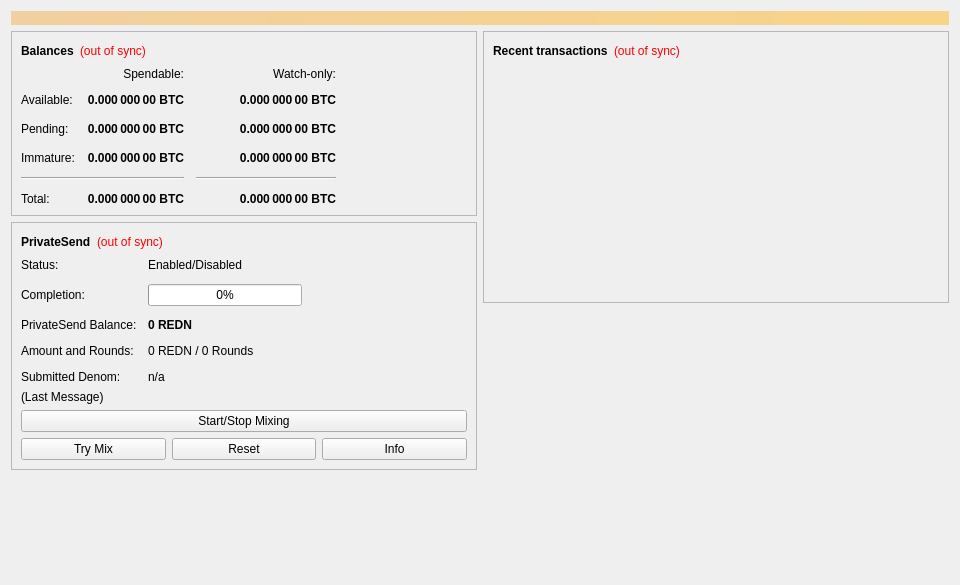
<?xml version="1.0" encoding="UTF-8"?>
<ui version="4.0">
 <class>OverviewPage</class>
 <widget class="QWidget" name="OverviewPage">
  <property name="geometry">
   <rect>
    <x>0</x>
    <y>0</y>
    <width>960</width>
    <height>585</height>
   </rect>
  </property>
  <property name="minimumSize">
   <size>
    <width>960</width>
    <height>0</height>
   </size>
  </property>
  <property name="windowTitle">
   <string>Form</string>
  </property>
  <layout class="QVBoxLayout" name="topLayout">
   <item>
    <widget class="QLabel" name="labelAlerts">
     <property name="visible">
      <bool>false</bool>
     </property>
     <property name="styleSheet">
      <string notr="true">background-color: qlineargradient(x1: 0, y1: 0, x2: 1, y2: 0, stop:0 #F0D0A0, stop:1 #F8D488); color:#000000;</string>
     </property>
     <property name="wordWrap">
      <bool>true</bool>
     </property>
     <property name="margin">
      <number>3</number>
     </property>
    </widget>
   </item>
   <item>
    <layout class="QHBoxLayout" name="horizontalLayout" stretch="1,1">
     <item>
      <layout class="QVBoxLayout" name="verticalLayout_2">
       <item>
        <widget class="QFrame" name="frame">
         <property name="frameShape">
          <enum>QFrame::StyledPanel</enum>
         </property>
         <property name="frameShadow">
          <enum>QFrame::Raised</enum>
         </property>
         <layout class="QVBoxLayout" name="verticalLayout_4">
          <item>
           <layout class="QHBoxLayout" name="horizontalLayout_4">
            <item>
             <widget class="QLabel" name="label_5">
              <property name="font">
               <font>
                <weight>75</weight>
                <bold>true</bold>
               </font>
              </property>
              <property name="text">
               <string>Balances</string>
              </property>
             </widget>
            </item>
            <item>
             <widget class="QLabel" name="labelWalletStatus">
              <property name="toolTip">
               <string>The displayed information may be out of date. Your wallet automatically synchronizes with the Reef network after a connection is established, but this process has not completed yet.</string>
              </property>
              <property name="styleSheet">
               <string notr="true">QLabel { color: red; }</string>
              </property>
              <property name="text">
               <string notr="true">(out of sync)</string>
              </property>
              <property name="alignment">
               <set>Qt::AlignLeading|Qt::AlignLeft|Qt::AlignVCenter</set>
              </property>
             </widget>
            </item>
            <item>
             <spacer name="horizontalSpacer_3">
              <property name="orientation">
               <enum>Qt::Horizontal</enum>
              </property>
              <property name="sizeHint" stdset="0">
               <size>
                <width>40</width>
                <height>20</height>
               </size>
              </property>
             </spacer>
            </item>
           </layout>
          </item>
          <item>
           <layout class="QGridLayout" name="gridLayout">
            <property name="spacing">
             <number>12</number>
            </property>
            <item row="2" column="2">
             <widget class="QLabel" name="labelWatchPending">
              <property name="font">
               <font>
                <weight>75</weight>
                <bold>true</bold>
               </font>
              </property>
              <property name="cursor">
               <cursorShape>IBeamCursor</cursorShape>
              </property>
              <property name="toolTip">
               <string>Unconfirmed transactions to watch-only addresses</string>
              </property>
              <property name="text">
               <string notr="true">0.000 000 00 BTC</string>
              </property>
              <property name="alignment">
               <set>Qt::AlignRight|Qt::AlignTrailing|Qt::AlignVCenter</set>
              </property>
              <property name="textInteractionFlags">
               <set>Qt::LinksAccessibleByMouse|Qt::TextSelectableByKeyboard|Qt::TextSelectableByMouse</set>
              </property>
             </widget>
            </item>
            <item row="2" column="1">
             <widget class="QLabel" name="labelUnconfirmed">
              <property name="font">
               <font>
                <weight>75</weight>
                <bold>true</bold>
               </font>
              </property>
              <property name="cursor">
               <cursorShape>IBeamCursor</cursorShape>
              </property>
              <property name="toolTip">
               <string>Total of transactions that have yet to be confirmed, and do not yet count toward the spendable balance</string>
              </property>
              <property name="text">
               <string notr="true">0.000 000 00 BTC</string>
              </property>
              <property name="alignment">
               <set>Qt::AlignRight|Qt::AlignTrailing|Qt::AlignVCenter</set>
              </property>
              <property name="textInteractionFlags">
               <set>Qt::LinksAccessibleByMouse|Qt::TextSelectableByKeyboard|Qt::TextSelectableByMouse</set>
              </property>
             </widget>
            </item>
            <item row="3" column="2">
             <widget class="QLabel" name="labelWatchImmature">
              <property name="font">
               <font>
                <weight>75</weight>
                <bold>true</bold>
               </font>
              </property>
              <property name="cursor">
               <cursorShape>IBeamCursor</cursorShape>
              </property>
              <property name="toolTip">
               <string>Mined balance in watch-only addresses that has not yet matured</string>
              </property>
              <property name="text">
               <string notr="true">0.000 000 00 BTC</string>
              </property>
              <property name="alignment">
               <set>Qt::AlignRight|Qt::AlignTrailing|Qt::AlignVCenter</set>
              </property>
              <property name="textInteractionFlags">
               <set>Qt::LinksAccessibleByMouse|Qt::TextSelectableByKeyboard|Qt::TextSelectableByMouse</set>
              </property>
             </widget>
            </item>
            <item row="4" column="0" colspan="2">
             <widget class="Line" name="lineSpendableBalance">
              <property name="orientation">
               <enum>Qt::Horizontal</enum>
              </property>
             </widget>
            </item>
            <item row="4" column="2">
             <widget class="Line" name="lineWatchBalance">
              <property name="sizePolicy">
               <sizepolicy hsizetype="Preferred" vsizetype="Fixed">
                <horstretch>0</horstretch>
                <verstretch>0</verstretch>
               </sizepolicy>
              </property>
              <property name="minimumSize">
               <size>
                <width>140</width>
                <height>0</height>
               </size>
              </property>
              <property name="orientation">
               <enum>Qt::Horizontal</enum>
              </property>
             </widget>
            </item>
            <item row="5" column="0">
             <widget class="QLabel" name="labelTotalText">
              <property name="text">
               <string>Total:</string>
              </property>
             </widget>
            </item>
            <item row="3" column="1">
             <widget class="QLabel" name="labelImmature">
              <property name="font">
               <font>
                <weight>75</weight>
                <bold>true</bold>
               </font>
              </property>
              <property name="cursor">
               <cursorShape>IBeamCursor</cursorShape>
              </property>
              <property name="toolTip">
               <string>Mined balance that has not yet matured</string>
              </property>
              <property name="text">
               <string notr="true">0.000 000 00 BTC</string>
              </property>
              <property name="alignment">
               <set>Qt::AlignRight|Qt::AlignTrailing|Qt::AlignVCenter</set>
              </property>
              <property name="textInteractionFlags">
               <set>Qt::LinksAccessibleByMouse|Qt::TextSelectableByKeyboard|Qt::TextSelectableByMouse</set>
              </property>
             </widget>
            </item>
            <item row="2" column="3">
             <spacer name="horizontalSpacer_2">
              <property name="orientation">
               <enum>Qt::Horizontal</enum>
              </property>
              <property name="sizeHint" stdset="0">
               <size>
                <width>40</width>
                <height>20</height>
               </size>
              </property>
             </spacer>
            </item>
            <item row="3" column="0">
             <widget class="QLabel" name="labelImmatureText">
              <property name="text">
               <string>Immature:</string>
              </property>
             </widget>
            </item>
            <item row="5" column="1">
             <widget class="QLabel" name="labelTotal">
              <property name="font">
               <font>
                <weight>75</weight>
                <bold>true</bold>
               </font>
              </property>
              <property name="cursor">
               <cursorShape>IBeamCursor</cursorShape>
              </property>
              <property name="toolTip">
               <string>Your current total balance</string>
              </property>
              <property name="text">
               <string notr="true">0.000 000 00 BTC</string>
              </property>
              <property name="alignment">
               <set>Qt::AlignRight|Qt::AlignTrailing|Qt::AlignVCenter</set>
              </property>
              <property name="textInteractionFlags">
               <set>Qt::LinksAccessibleByMouse|Qt::TextSelectableByKeyboard|Qt::TextSelectableByMouse</set>
              </property>
             </widget>
            </item>
            <item row="5" column="2">
             <widget class="QLabel" name="labelWatchTotal">
              <property name="font">
               <font>
                <weight>75</weight>
                <bold>true</bold>
               </font>
              </property>
              <property name="cursor">
               <cursorShape>IBeamCursor</cursorShape>
              </property>
              <property name="toolTip">
               <string>Current total balance in watch-only addresses</string>
              </property>
              <property name="text">
               <string notr="true">0.000 000 00 BTC</string>
              </property>
              <property name="alignment">
               <set>Qt::AlignRight|Qt::AlignTrailing|Qt::AlignVCenter</set>
              </property>
              <property name="textInteractionFlags">
               <set>Qt::LinksAccessibleByMouse|Qt::TextSelectableByKeyboard|Qt::TextSelectableByMouse</set>
              </property>
             </widget>
            </item>
            <item row="0" column="2">
             <widget class="QLabel" name="labelWatchonly">
              <property name="text">
               <string>Watch-only:</string>
              </property>
              <property name="alignment">
               <set>Qt::AlignRight|Qt::AlignTrailing|Qt::AlignVCenter</set>
              </property>
             </widget>
            </item>
            <item row="1" column="0">
             <widget class="QLabel" name="labelBalanceText">
              <property name="text">
               <string>Available:</string>
              </property>
             </widget>
            </item>
            <item row="1" column="1">
             <widget class="QLabel" name="labelBalance">
              <property name="font">
               <font>
                <weight>75</weight>
                <bold>true</bold>
               </font>
              </property>
              <property name="cursor">
               <cursorShape>IBeamCursor</cursorShape>
              </property>
              <property name="toolTip">
               <string>Your current spendable balance</string>
              </property>
              <property name="text">
               <string notr="true">0.000 000 00 BTC</string>
              </property>
              <property name="alignment">
               <set>Qt::AlignRight|Qt::AlignTrailing|Qt::AlignVCenter</set>
              </property>
              <property name="textInteractionFlags">
               <set>Qt::LinksAccessibleByMouse|Qt::TextSelectableByKeyboard|Qt::TextSelectableByMouse</set>
              </property>
             </widget>
            </item>
            <item row="1" column="2">
             <widget class="QLabel" name="labelWatchAvailable">
              <property name="font">
               <font>
                <weight>75</weight>
                <bold>true</bold>
               </font>
              </property>
              <property name="cursor">
               <cursorShape>IBeamCursor</cursorShape>
              </property>
              <property name="toolTip">
               <string>Your current balance in watch-only addresses</string>
              </property>
              <property name="text">
               <string notr="true">0.000 000 00 BTC</string>
              </property>
              <property name="alignment">
               <set>Qt::AlignRight|Qt::AlignTrailing|Qt::AlignVCenter</set>
              </property>
              <property name="textInteractionFlags">
               <set>Qt::LinksAccessibleByMouse|Qt::TextSelectableByKeyboard|Qt::TextSelectableByMouse</set>
              </property>
             </widget>
            </item>
            <item row="2" column="0">
             <widget class="QLabel" name="labelPendingText">
              <property name="text">
               <string>Pending:</string>
              </property>
             </widget>
            </item>
            <item row="0" column="1">
             <widget class="QLabel" name="labelSpendable">
              <property name="text">
               <string>Spendable:</string>
              </property>
              <property name="alignment">
               <set>Qt::AlignRight|Qt::AlignTrailing|Qt::AlignVCenter</set>
              </property>
             </widget>
            </item>
           </layout>
          </item>
         </layout>
        </widget>
       </item>
       <item>
        <widget class="QFrame" name="framePrivateSend">
         <property name="layoutDirection">
          <enum>Qt::LeftToRight</enum>
         </property>
         <property name="frameShape">
          <enum>QFrame::StyledPanel</enum>
         </property>
         <property name="frameShadow">
          <enum>QFrame::Raised</enum>
         </property>
         <layout class="QVBoxLayout" name="VerticalLayout_PS1">
          <item>
           <layout class="QHBoxLayout" name="horizontalLayout_5">
            <item>
             <widget class="QLabel" name="labelPrivateSendHeader">
              <property name="font">
               <font>
                <weight>75</weight>
                <bold>true</bold>
               </font>
              </property>
              <property name="text">
               <string>PrivateSend</string>
              </property>
             </widget>
            </item>
            <item>
             <widget class="QLabel" name="labelPrivateSendSyncStatus">
              <property name="toolTip">
               <string>The displayed information may be out of date. Your wallet automatically synchronizes with the Reef network after a connection is established, but this process has not completed yet.</string>
              </property>
              <property name="styleSheet">
               <string notr="true">QLabel { color: red; }</string>
              </property>
              <property name="text">
               <string notr="true">(out of sync)</string>
              </property>
              <property name="alignment">
               <set>Qt::AlignLeading|Qt::AlignLeft|Qt::AlignVCenter</set>
              </property>
             </widget>
            </item>
            <item>
             <spacer name="horizontalSpacer_4">
              <property name="orientation">
               <enum>Qt::Horizontal</enum>
              </property>
              <property name="sizeHint" stdset="0">
               <size>
                <width>40</width>
                <height>20</height>
               </size>
              </property>
             </spacer>
            </item>
           </layout>
          </item>
          <item>
           <layout class="QFormLayout" name="privateSendFormLayout">
            <property name="fieldGrowthPolicy">
             <enum>QFormLayout::AllNonFixedFieldsGrow</enum>
            </property>
            <property name="horizontalSpacing">
             <number>11</number>
            </property>
            <property name="verticalSpacing">
             <number>12</number>
            </property>
            <item row="0" column="0">
             <widget class="QLabel" name="labelPrivateSendEnabledText">
              <property name="text">
               <string>Status:</string>
              </property>
             </widget>
            </item>
            <item row="0" column="1">
             <widget class="QLabel" name="labelPrivateSendEnabled">
              <property name="text">
               <string>Enabled/Disabled</string>
              </property>
             </widget>
            </item>
            <item row="1" column="0">
             <widget class="QLabel" name="labelCompletitionText">
              <property name="text">
               <string>Completion:</string>
              </property>
             </widget>
            </item>
            <item row="1" column="1">
             <widget class="QProgressBar" name="privateSendProgress">
              <property name="maximumSize">
               <size>
                <width>154</width>
                <height>16777215</height>
               </size>
              </property>
              <property name="value">
               <number>0</number>
              </property>
             </widget>
            </item>
            <item row="2" column="0">
             <widget class="QLabel" name="labelAnonymizedText">
              <property name="text">
               <string>PrivateSend Balance:</string>
              </property>
             </widget>
            </item>
            <item row="2" column="1">
             <widget class="QLabel" name="labelAnonymized">
              <property name="font">
               <font>
                <weight>75</weight>
                <bold>true</bold>
               </font>
              </property>
              <property name="text">
               <string notr="true">0 REDN</string>
              </property>
             </widget>
            </item>
            <item row="3" column="0">
             <widget class="QLabel" name="labelAmountAndRoundsText">
              <property name="text">
               <string>Amount and Rounds:</string>
              </property>
             </widget>
            </item>
            <item row="3" column="1">
             <widget class="QLabel" name="labelAmountRounds">
              <property name="text">
               <string>0 REDN / 0 Rounds</string>
              </property>
             </widget>
            </item>
            <item row="4" column="0">
             <widget class="QLabel" name="labelSubmittedDenomText">
              <property name="text">
               <string>Submitted Denom:</string>
              </property>
             </widget>
            </item>
            <item row="4" column="1">
             <widget class="QLabel" name="labelSubmittedDenom">
              <property name="toolTip">
               <string>The denominations you submitted to the Masternode.&lt;br&gt;To mix, other users must submit the exact same denominations.</string>
              </property>
              <property name="text">
               <string>n/a</string>
              </property>
             </widget>
            </item>
           </layout>
          </item>
          <item>
           <layout class="QVBoxLayout" name="VerticalLayout_PS">
            <item>
             <widget class="QLabel" name="labelPrivateSendLastMessage">
              <property name="text">
               <string>(Last Message)</string>
              </property>
              <property name="alignment">
               <set>Qt::AlignLeading|Qt::AlignLeft|Qt::AlignTop</set>
              </property>
              <property name="wordWrap">
               <bool>true</bool>
              </property>
             </widget>
            </item>
            <item>
             <widget class="QPushButton" name="togglePrivateSend">
              <property name="sizePolicy">
               <sizepolicy hsizetype="MinimumExpanding" vsizetype="Fixed">
                <horstretch>0</horstretch>
                <verstretch>0</verstretch>
               </sizepolicy>
              </property>
              <property name="text">
               <string>Start/Stop Mixing</string>
              </property>
             </widget>
            </item>
            <item>
             <layout class="QHBoxLayout" name="horizontalLayout_debugbuttons">
              <item>
               <widget class="QPushButton" name="privateSendAuto">
                <property name="sizePolicy">
                 <sizepolicy hsizetype="MinimumExpanding" vsizetype="Fixed">
                  <horstretch>0</horstretch>
                  <verstretch>0</verstretch>
                 </sizepolicy>
                </property>
                <property name="toolTip">
                 <string>Try to manually submit a PrivateSend request.</string>
                </property>
                <property name="text">
                 <string>Try Mix</string>
                </property>
               </widget>
              </item>
              <item>
               <widget class="QPushButton" name="privateSendReset">
                <property name="sizePolicy">
                 <sizepolicy hsizetype="MinimumExpanding" vsizetype="Fixed">
                  <horstretch>0</horstretch>
                  <verstretch>0</verstretch>
                 </sizepolicy>
                </property>
                <property name="toolTip">
                 <string>Reset the current status of PrivateSend (can interrupt PrivateSend if it's in the process of Mixing, which can cost you money!)</string>
                </property>
                <property name="autoFillBackground">
                 <bool>false</bool>
                </property>
                <property name="text">
                 <string>Reset</string>
                </property>
               </widget>
              </item>
              <item>
               <widget class="QPushButton" name="privateSendInfo">
                <property name="sizePolicy">
                 <sizepolicy hsizetype="MinimumExpanding" vsizetype="Fixed">
                  <horstretch>0</horstretch>
                  <verstretch>0</verstretch>
                 </sizepolicy>
                </property>
                <property name="toolTip">
                 <string>Information about PrivateSend and Mixing</string>
                </property>
                <property name="text">
                 <string>Info</string>
                </property>
               </widget>
              </item>
             </layout>
            </item>
           </layout>
          </item>
         </layout>
        </widget>
       </item>
       <item>
        <spacer name="verticalSpacer">
         <property name="orientation">
          <enum>Qt::Vertical</enum>
         </property>
         <property name="sizeHint" stdset="0">
          <size>
           <width>20</width>
           <height>40</height>
          </size>
         </property>
        </spacer>
       </item>
      </layout>
     </item>
     <item>
      <layout class="QVBoxLayout" name="verticalLayout_3">
       <item>
        <widget class="QFrame" name="frame_2">
         <property name="frameShape">
          <enum>QFrame::StyledPanel</enum>
         </property>
         <property name="frameShadow">
          <enum>QFrame::Raised</enum>
         </property>
         <layout class="QVBoxLayout" name="verticalLayout">
          <item>
           <layout class="QHBoxLayout" name="horizontalLayout_2">
            <item>
             <widget class="QLabel" name="label_4">
              <property name="font">
               <font>
                <weight>75</weight>
                <bold>true</bold>
               </font>
              </property>
              <property name="text">
               <string>Recent transactions</string>
              </property>
             </widget>
            </item>
            <item>
             <widget class="QLabel" name="labelTransactionsStatus">
              <property name="toolTip">
               <string>The displayed information may be out of date. Your wallet automatically synchronizes with the Reef network after a connection is established, but this process has not completed yet.</string>
              </property>
              <property name="styleSheet">
               <string notr="true">QLabel { color: red; }</string>
              </property>
              <property name="text">
               <string notr="true">(out of sync)</string>
              </property>
              <property name="alignment">
               <set>Qt::AlignLeading|Qt::AlignLeft|Qt::AlignVCenter</set>
              </property>
             </widget>
            </item>
            <item>
             <spacer name="horizontalSpacer">
              <property name="orientation">
               <enum>Qt::Horizontal</enum>
              </property>
              <property name="sizeHint" stdset="0">
               <size>
                <width>40</width>
                <height>20</height>
               </size>
              </property>
             </spacer>
            </item>
           </layout>
          </item>
          <item>
           <widget class="QListView" name="listTransactions">
            <property name="styleSheet">
             <string notr="true">QListView { background: transparent; }</string>
            </property>
            <property name="frameShape">
             <enum>QFrame::NoFrame</enum>
            </property>
            <property name="verticalScrollBarPolicy">
             <enum>Qt::ScrollBarAlwaysOff</enum>
            </property>
            <property name="horizontalScrollBarPolicy">
             <enum>Qt::ScrollBarAlwaysOff</enum>
            </property>
            <property name="selectionMode">
             <enum>QAbstractItemView::NoSelection</enum>
            </property>
           </widget>
          </item>
         </layout>
        </widget>
       </item>
       <item>
        <spacer name="verticalSpacer_2">
         <property name="orientation">
          <enum>Qt::Vertical</enum>
         </property>
         <property name="sizeHint" stdset="0">
          <size>
           <width>20</width>
           <height>40</height>
          </size>
         </property>
        </spacer>
       </item>
      </layout>
     </item>
    </layout>
   </item>
  </layout>
 </widget>
 <resources/>
 <connections/>
</ui>
